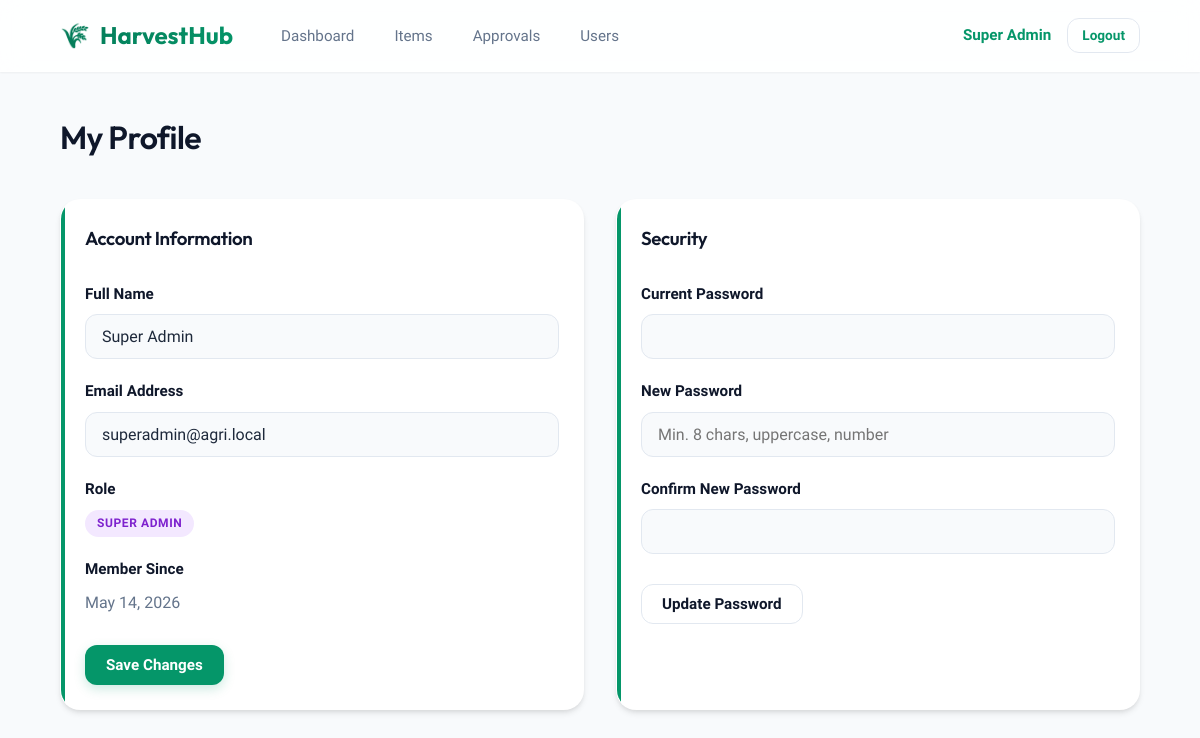
The page /pages/profile.php (signed in) on the database its author committed.
### tables this page shows
CREATE TABLE IF NOT EXISTS `users` (
    `id`          INT UNSIGNED AUTO_INCREMENT PRIMARY KEY,
    `name`        VARCHAR(100)  NOT NULL,
    `email`       VARCHAR(150)  NOT NULL UNIQUE,
    `password`    VARCHAR(255)  NOT NULL,
    `role`        ENUM('super_admin','admin','regular') NOT NULL DEFAULT 'regular',
    `is_archived` TINYINT(1)    NOT NULL DEFAULT 0,
    `created_at`  DATETIME      NOT NULL DEFAULT CURRENT_TIMESTAMP,
    `updated_at`  DATETIME      NOT NULL DEFAULT CURRENT_TIMESTAMP ON UPDATE CURRENT_TIMESTAMP,

    INDEX `idx_users_email`      (`email`),
    INDEX `idx_users_role`       (`role`),
    INDEX `idx_users_archived`   (`is_archived`)
);

### auth/session.php (called while the page is built, shortened)
<?php
function current_role(): string {
    return $_SESSION['role'] ?? '';
}
function current_user_id(): int {
    return (int)($_SESSION['user_id'] ?? 0);
}

### includes/functions.php (called while the page is built, shortened)
<?php
function e(string $value): string {
    return htmlspecialchars($value, ENT_QUOTES | ENT_SUBSTITUTE, 'UTF-8');
}

### pages/profile.php (the view, shortened to what this page needs)
<?php
require_once __DIR__ . '/../auth/session.php';
require_once __DIR__ . '/../includes/functions.php';
$user_id = current_user_id();
$stmt = mysqli_prepare($conn, "SELECT * FROM users WHERE id = ?");
mysqli_stmt_bind_param($stmt, 'i', $user_id);
mysqli_stmt_execute($stmt);
$current_user = mysqli_fetch_assoc(mysqli_stmt_get_result($stmt));
?>
<!DOCTYPE html>
<html lang="en">
<head>
<link rel="stylesheet" href="<?= BASE_URL ?>/assets/css/style.css">
</head>
<body>
<?php include __DIR__ . '/../includes/navbar.php'; ?>
<main class="main-content">
    <div class="page-header">
        <h2>My Profile</h2>
    </div>
    <div class="action-grid" style="grid-template-columns: repeat(auto-fit, minmax(300px, 1fr)); gap: 32px;">
        <div class="stat-card" style="flex-direction: column; align-items: stretch; gap: 20px;">
            <h3 style="font-family: var(--font-heading); color: var(--secondary); margin-bottom: 8px;">Account Information</h3>
            <form method="POST" action="">
                <div class="form-group">
                    <label>Full Name</label>
                    <input type="text" name="name" value="<?= e($current_user['name']) ?>" required>
                </div>
                <div class="form-group">
                    <label>Email Address</label>
                    <input type="email" name="email" value="<?= e($current_user['email']) ?>" required>
                </div>
                <div class="form-group">
                    <label>Role</label>
                    <div><span class="badge badge-<?= $role ?>"><?= e(str_replace('_', ' ', $role)) ?></span></div>
                </div>
                <div class="form-group">
                    <label>Member Since</label>
                    <div class="text-muted"><?= date('F j, Y', strtotime($current_user['created_at'])) ?></div>
                </div>
                <button type="submit" class="btn btn-primary" style="margin-top: 10px;">Save Changes</button>
            </form>
        </div>
        <div class="stat-card" style="flex-direction: column; align-items: stretch; gap: 20px;">
            <h3 style="font-family: var(--font-heading); color: var(--secondary); margin-bottom: 8px;">Security</h3>
            <form method="POST" action="">
                <div class="form-group">
                    <label>Current Password</label>
                    <input type="password" name="current_password" required>
                </div>
                <div class="form-group">
                    <label>New Password</label>
                    <input type="password" name="new_password" required placeholder="Min. 8 chars, uppercase, number">
                </div>
                <div class="form-group">
                    <label>Confirm New Password</label>
                    <input type="password" name="confirm_password" required>
                </div>
                <button type="submit" class="btn btn-outline" style="margin-top: 10px;">Update Password</button>
            </form>
        </div>
    </div>
</main>
</body>
</html>

### assets/css/style.css (style rules this page uses)
*, *::before, *::after { box-sizing: border-box; margin: 0; padding: 0; }
:root { --primary: #059669; --primary-dark: #047857; --primary-light: #34d399; --primary-pale: #d1fae5; --secondary: #0f172a; --accent: #f59e0b; --bg: #f8fafc; --surface: #ffffff; --border: #e2e8f0; --text: #1e293b; --text-muted: #64748b; --danger: #ef4444; --danger-light: #fee2e2; --success: #10b981; --success-light: #d1fae5; --info: #3b82f6; --info-light: #dbeafe; --warn: #f59e0b; --warn-light: #fef3c7; --radius: 12px; --radius-lg: 20px; --radius-pill: 9999px; --shadow-sm: 0 1px 2px 0 rgba(0, 0, 0, 0.05); --shadow: 0 4px 6px -1px rgba(0, 0, 0, 0.1), 0 2px 4px -1px rgba(0, 0, 0, 0.06); --shadow-md: 0 10px 15px -3px rgba(0, 0, 0, 0.1), 0 4px 6px -2px rgba(0, 0, 0, 0.05); --shadow-lg: 0 20px 25px -5px rgba(0, 0, 0, 0.1), 0 10px 10px -5px rgba(0, 0, 0, 0.04); --font: 'Plus Jakarta Sans', sans-serif; --font-heading: 'Outfit', sans-serif; --navbar-h: 72px; --transition: all 0.3s cubic-bezier(0.4, 0, 0.2, 1); }
html { font-size: 16px; scroll-behavior: smooth; }
body { font-family: var(--font); background: var(--bg); color: var(--text); line-height: 1.6; min-height: 100vh; -webkit-font-smoothing: antialiased; }
h1, h2, h3, h4, h5, h6 { font-family: var(--font-heading); font-weight: 600; color: var(--secondary); letter-spacing: -0.02em; }
.main-content { max-width: 1200px; margin: 0 auto; padding: 40px 5%; animation: fadeIn 0.5s ease-out; }
.page-header { display: flex; align-items: center; justify-content: space-between; margin-bottom: 32px; flex-wrap: wrap; gap: 16px; }
.page-header h2 { font-size: 2rem; color: var(--secondary); margin-bottom: 4px; }
.stat-card { background: var(--surface); border: 1px solid rgba(255, 255, 255, 0.8); border-radius: var(--radius-lg); padding: 24px; display: flex; align-items: center; gap: 20px; box-shadow: var(--shadow); transition: var(--transition); position: relative; overflow: hidden; }
.stat-card::before { content: ''; position: absolute; top: 0; left: 0; width: 4px; height: 100%; background: var(--primary); border-radius: 4px 0 0 4px; }
.action-grid { display: grid; grid-template-columns: repeat(auto-fit, minmax(200px, 1fr)); gap: 16px; }
.form-group { margin-bottom: 20px; }
.form-group label { display: block; font-size: 0.95rem; font-weight: 600; margin-bottom: 8px; color: var(--secondary); }
input[type="text"], input[type="email"], input[type="password"], input[type="number"], select, textarea, .note-input { width: 100%; padding: 12px 16px; border: 1.5px solid var(--border); border-radius: var(--radius); font-family: var(--font); font-size: 1rem; color: var(--text); background: var(--bg); outline: none; transition: var(--transition); }
.btn { display: inline-flex; align-items: center; justify-content: center; gap: 8px; padding: 10px 20px; border-radius: var(--radius); font-family: var(--font); font-size: 0.95rem; font-weight: 600; cursor: pointer; border: 1.5px solid transparent; text-decoration: none; transition: var(--transition); white-space: nowrap; }
.btn-primary { background: var(--primary); color: #fff; box-shadow: 0 4px 12px rgba(5, 150, 105, 0.2); }
.btn-outline { background: transparent; color: var(--secondary); border-color: var(--border); }
.badge { display: inline-flex; align-items: center; justify-content: center; padding: 4px 12px; border-radius: var(--radius-pill); font-size: 0.75rem; font-weight: 700; text-transform: uppercase; letter-spacing: 0.05em; }
.badge-super_admin { background: #f3e8ff; color: #7e22ce; }
.text-muted { color: var(--text-muted); }

### rows shown on the page
users: name "Super Admin", email "superadmin@agri.local", created_at "May 14, 2026"

### other values the page prints
$_SESSION['user_name'] "Super Admin"
str_replace('_', ' ', $role) "SUPER ADMIN"
